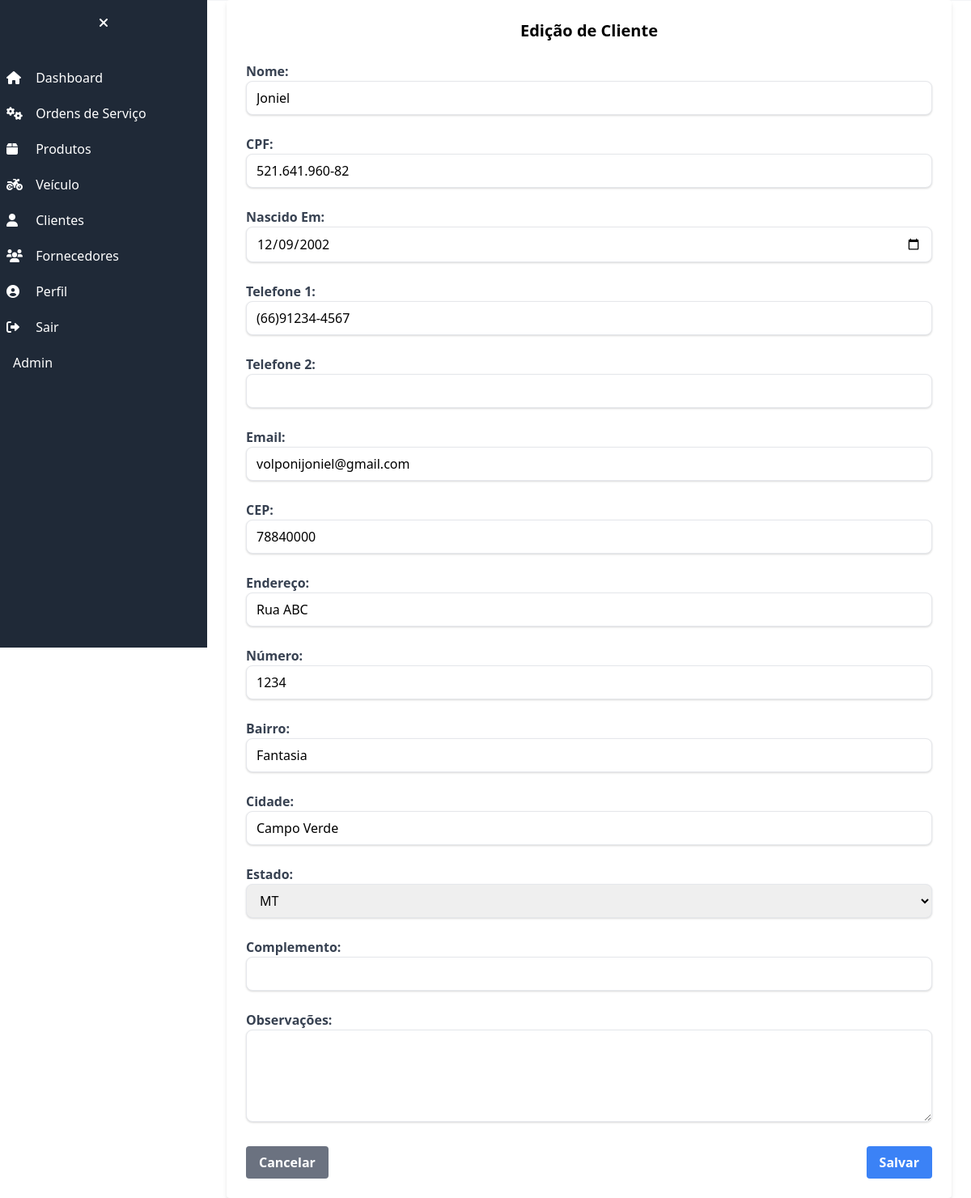
Page /clientes/cliente/1/editar/ (signed in) on the committed database.
### cliente/models.py (models this page shows, shortened)
class Cliente(models.Model):
    nome = models.CharField('NOME', max_length=255)
    cpf_cnpj = models.CharField('CPF', max_length=18, validators=[validate_cpf_cnpj])
    data_nascimento = models.DateField('NASCIDO EM')
    telefone = models.CharField('TELEFONE 1', max_length=20, validators=[validate_phone])
    telefone2 = models.CharField('TELEFONE 2', max_length=20, validators=[validate_phone], blank=True)
    email = models.EmailField('EMAIL', blank=True)
    endereco_cep = models.CharField('CEP', max_length=10, blank=True)
    endereco_logradouro = models.CharField('ENDEREÇO', max_length=255, blank=True)
    endereco_numero = models.CharField('NÚMERO', max_length=10, blank=True)
    endereco_bairro = models.CharField('BAIRRO', max_length=255, blank=True)
    endereco_cidade = models.CharField('CIDADE', max_length=255, blank=True)
    endereco_estado = models.CharField('ESTADO', max_length=2, choices=ESTADOS_CHOICES, blank=True)
    endereco_complemento = models.CharField('COMPLEMENTO', max_length=255, blank=True)
    observacao = models.TextField('OBSERVAÇÕES', blank=True)
    criado_em = models.DateTimeField('CRIADO EM', auto_now_add=True)
    class Meta:
        verbose_name = 'Cliente'
        verbose_name_plural = 'Clientes'

### cliente/views.py (the view)
# urls.py: path('cliente/<int:pk>/editar/', ClienteUpdateView.as_view(), name='cliente_edit'),
class ClienteUpdateView(UpdateView):
    model = Cliente
    form_class = ClienteForm
    template_name = 'cliente_edit.html'
    success_url = reverse_lazy('cliente_list')

### cliente/forms.py
class ClienteForm(forms.ModelForm):
    class Meta:
        model = Cliente
        fields = '__all__'

### cliente/templates/cliente_edit.html (shortened to what this page needs)
{% extends "base.html" %}
    {% block content %}
<div class="w-full max-w-4xl bg-white mx-auto rounded shadow-md p-6">
    <h2 class="text-xl font-bold mb-6 text-center">Edição de Cliente</h2>
    <form method="POST">
        <div class="grid grid-cols-1 gap-6">
            <div>
                <label for="nome" class="block font-bold text-gray-700">Nome:</label>
                <input type="text" id="nome" name="nome" value="{{cliente.nome}}" class="w-full py-2 px-3 border rounded-lg shadow focus:outline-none focus:ring">
            </div>
            <div>
                <label for="cpf" class="block font-bold text-gray-700">CPF:</label>
                <input type="text" id="cpf" name="cpf_cnpj" value="{{cliente.cpf_cnpj}}" class="w-full py-2 px-3 border rounded-lg shadow focus:outline-none focus:ring">
            </div>
            <div>
                <label for="nascido_em" class="block font-bold text-gray-700">Nascido Em:</label>
                <input type="date" id="nascido_em" name="data_nascimento" value="{{ object.data_nascimento|date:'Y-m-d' }}" class="w-full py-2 px-3 border rounded-lg shadow focus:outline-none focus:ring">
            </div>
            <div>
                <label for="telefone1" class="block font-bold text-gray-700">Telefone 1:</label>
                <input type="tel" id="telefone1" name="telefone" value="{{cliente.telefone}}" class="w-full py-2 px-3 border rounded-lg shadow focus:outline-none focus:ring">
            </div>
            <div>
                <label for="telefone2" class="block font-bold text-gray-700">Telefone 2:</label>
                <input type="tel" id="telefone2" name="telefone2" value="{{cliente.telefone2}}" class="w-full py-2 px-3 border rounded-lg shadow focus:outline-none focus:ring">
            </div>
            <div>
                <label for="email" class="block font-bold text-gray-700">Email:</label>
                <input type="email" id="email" name="email" value="{{cliente.email}}" class="w-full py-2 px-3 border rounded-lg shadow focus:outline-none focus:ring">
            </div>
            <div>
                <label for="cep" class="block font-bold text-gray-700">CEP:</label>
                <input type="text" id="cep" name="endereco_cep" value="{{cliente.endereco_cep}}" class="w-full py-2 px-3 border rounded-lg shadow focus:outline-none focus:ring">
            </div>
            <div>
                <label for="endereco" class="block font-bold text-gray-700">Endereço:</label>
                <input type="text" id="endereco" name="endereco_logradouro" value="{{cliente.endereco_logradouro}}" class="w-full py-2 px-3 border rounded-lg shadow focus:outline-none focus:ring">
            </div>
            <div>
                <label for="numero" class="block font-bold text-gray-700">Número:</label>
                <input type="text" id="numero" name="endereco_numero" value="{{cliente.endereco_numero}}" class="w-full py-2 px-3 border rounded-lg shadow focus:outline-none focus:ring">
            </div>
            <div>
                <label for="bairro" class="block font-bold text-gray-700">Bairro:</label>
                <input type="text" id="bairro" name="endereco_bairro" value="{{cliente.endereco_bairro}}" class="w-full py-2 px-3 border rounded-lg shadow focus:outline-none focus:ring">
            </div>
            <div>
                <label for="cidade" class="block font-bold text-gray-700">Cidade:</label>
                <input type="text" id="cidade" name="endereco_cidade" value="{{cliente.endereco_cidade}}" class="w-full py-2 px-3 border rounded-lg shadow focus:outline-none focus:ring">
            </div>
            <div>
                <label for="estado" class="block font-bold text-gray-700">Estado:</label>
                <select id="estado" name="endereco_estado"  class="w-full py-2 px-3 border rounded-lg shadow focus:outline-none focus:ring">
                    <option value="{{cliente.endereco_estado}}" >{{cliente.endereco_estado}}</option>
                </select>
            </div>
            <div>
                <label for="complemento" class="block font-bold text-gray-700">Complemento:</label>
                <input type="text" id="complemento" name="endereco_complemento" value="{{cliente.endereco_complemento}}" class="w-full py-2 px-3 border rounded-lg shadow focus:outline-none focus:ring">
            </div>
            <div>
                <label for="observacoes" class="block font-bold text-gray-700">Observações:</label>
                <textarea id="observacoes" name="observacao" value="{{cliente.observacao}}" rows="4" class="w-full py-2 px-3 border rounded-lg shadow focus:outline-none focus:ring"></textarea>
            </div>
        </div>
        <div class="mt-6 flex justify-between">
            <a href="/clientes/" class="bg-gray-500 hover:bg-gray-600 text-white font-bold py-2 px-4 rounded focus:outline-none focus:shadow-outline">Cancelar</a>
            <button type="submit" class="bg-blue-500 hover:bg-blue-600 text-white font-bold py-2 px-4 rounded focus:outline-none focus:shadow-outline">Salvar</button>
        </div>
    </form>
</div>
{% endblock %}

### rows in the picture
Cliente: nome "Joniel", cpf_cnpj "521.641.960-82", data_nascimento "12/09/2002", telefone "(66)91234-4567", email "volponijoniel@gmail.com", endereco_cep "78840000", endereco_logradouro "Rua ABC", endereco_numero "1234", endereco_bairro "Fantasia", endereco_cidade "Campo Verde", endereco_estado "MT"
